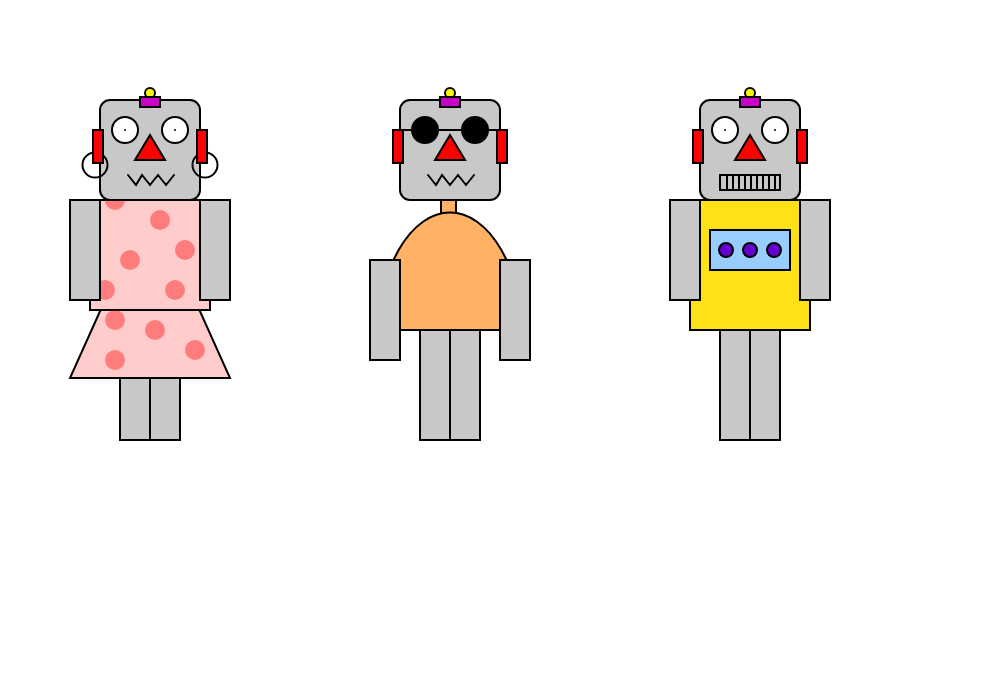
Frame 1 (no input)
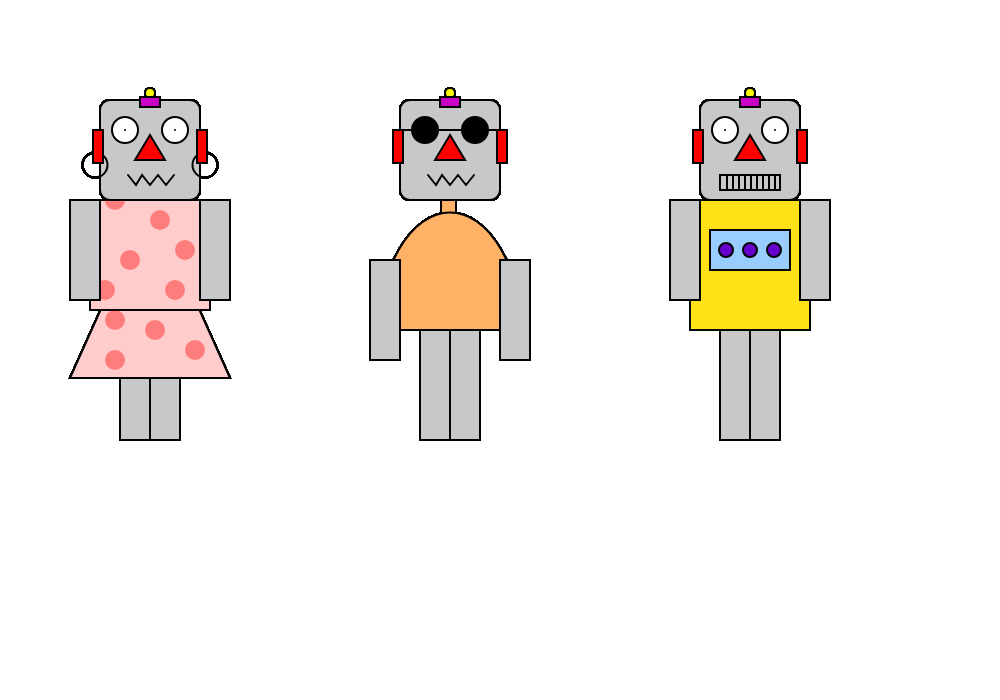
Frame 60 (no input)
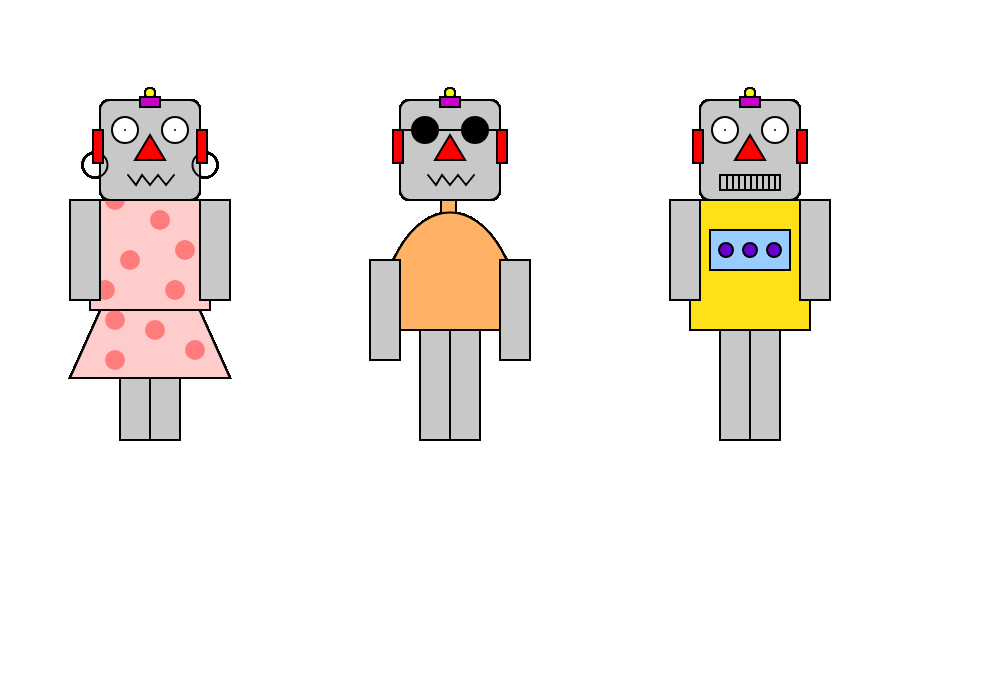
Frame 120 (the mouse pressed at the canvas centre since frame 60)

The p5.js sketch that drew these frames (run headless with seeded random() and noise() and a simulated clock; from frame 60 on, the mouse is pressed at the canvas centre):

// p5.js sketch
// ── sketch.js
function setup() {
    //create a canvas for the robot
    createCanvas(1000, 700);
}

function draw() {
    strokeWeight(2);

    //robot body 1 - delete this code and make your own robot body
    fill(200);
    rect(120, 330, 30, 110);
    rect(150, 330, 30, 110);
    fill(255, 204, 204)
    triangle(150, 200, 70, 378, 230, 378)
    rect(90, 200, 120, 110);
    fill(255, 0, 0, 100)
    noStroke()
    ellipse(130, 260, 20, 20)
    ellipse(160, 220, 20, 20)
    ellipse(185, 250, 20, 20)
    ellipse(175, 290, 20, 20)
    ellipse(105, 290, 20, 20)
    ellipse(115, 200, 20, 20)
    ellipse(115, 360, 20, 20)
    ellipse(155, 330, 20, 20)
    ellipse(195, 350, 20, 20)
    ellipse(115, 320, 20, 20)
    stroke(0)
    fill(200);
    rect(70, 200, 30, 100);
    rect(200, 200, 30, 100);


    //robot body 2 - delete this code and make your own robot body

    // rect(390, 200, 120, 130);
    fill(255, 178, 102)
    rect(441, 200, 15, 30);
    ellipse(450, 340, 145, 255)
    fill(255)
    noStroke()
    rect(366, 330, 158, 140);
    fill(200);
    stroke(1)
    line(377, 330, 523, 330)
    rect(420, 330, 30, 110);
    rect(450, 330, 30, 110);
    rect(370, 260, 30, 100);
    rect(500, 260, 30, 100);




    //robot body 3 - delete this code and make your own robot body
    fill(255, 225, 23)
    rect(690, 200, 120, 130);
    fill(153, 204, 255)
    rect(710, 230, 80, 40);
    fill(102, 0, 204)
    ellipse(726, 250, 14, 14)
    ellipse(750, 250, 14, 14)
    ellipse(774, 250, 14, 14)
    fill(200);
    rect(670, 200, 30, 100);
    rect(800, 200, 30, 100);
    rect(720, 330, 30, 110);
    rect(750, 330, 30, 110);


    // !!! Draw the robot heads - You shouldn't need to change this code !!!

    //robot head 1
    fill(200);
    rect(100, 100, 100, 100, 10);
    //robot head 2
    rect(400, 100, 100, 100, 10);
    //robot head 3
    rect(700, 100, 100, 100, 10);

    //ears
    fill(255, 0, 0);

    //robot ears 1
    noFill()
    ellipse(95, 165, 25, 25)
    fill(255, 0, 0);
    rect(93, 130, 10, 33);
    noFill()
    ellipse(205, 165, 25, 25)
    fill(255, 0, 0);
    rect(197, 130, 10, 33);

    //robot ears 2
    rect(393, 130, 10, 33);
    rect(497, 130, 10, 33);

    //robot ears 3
    rect(693, 130, 10, 33);
    rect(797, 130, 10, 33);



    //robots' antennas
    fill(250, 250, 0);
    // robot antenna 1
    ellipse(150, 93, 10, 10);
    // robot antenna 1
    ellipse(450, 93, 10, 10);
    // robot antenna 1
    ellipse(750, 93, 10, 10);

    //robots' antennas
    fill(200, 0, 200);
    // robot antenna 1
    rect(140, 97, 20, 10);
    // robot antenna 2
    rect(440, 97, 20, 10);
    // robot antenna 3
    rect(740, 97, 20, 10);


    //robot 1's eyes
    fill(255);
    ellipse(125, 130, 26, 26);
    point(125, 130);
    ellipse(175, 130, 26, 26);
    point(175, 130);

    //robot 2's eyes
    fill(0)
    ellipse(425, 130, 26, 26);
    point(425, 130);
    ellipse(475, 130, 26, 26);
    point(475, 130);
    line(400, 130, 500, 130)

    //robot 3's eyes
    fill(255);
    ellipse(725, 130, 26, 26);
    point(725, 130);
    ellipse(775, 130, 26, 26);
    point(775, 130);


    //robots' noses
    fill(255, 0, 0);
    //robot 1 nose
    triangle(150, 135, 135, 160, 165, 160);
    //robot 2 nose
    triangle(450, 135, 435, 160, 465, 160);
    //robot 3 nose
    triangle(750, 135, 735, 160, 765, 160);

    //robot 1 mouth
    noFill();
    beginShape();
    vertex(128, 175);
    vertex(136, 185);
    vertex(142, 175);
    vertex(150, 185);
    vertex(158, 175);
    vertex(166, 185);
    vertex(174, 175);
    endShape();

    //robot 2 mouth
    beginShape();
    vertex(428, 175);
    vertex(436, 185);
    vertex(442, 175);
    vertex(450, 185);
    vertex(458, 175);
    vertex(466, 185);
    vertex(474, 175);
    endShape();

    //robot 3 mouth
    rect(720, 175, 60, 15)
    line(727, 175, 727, 190)
    line(733, 175, 733, 190)
    line(739, 175, 739, 190)
    line(745, 175, 745, 190)
    line(751, 175, 751, 190)
    line(757, 175, 757, 190)
    line(763, 175, 763, 190)
    line(769, 175, 769, 190)
    line(775, 175, 775, 190)
        // beginShape();
        // vertex(728, 175);
        // vertex(736, 185);
        // vertex(742, 175);
        // vertex(750, 185);
        // vertex(758, 175);
        // vertex(766, 185);
        // vertex(774, 175);
        // endShape();
}
